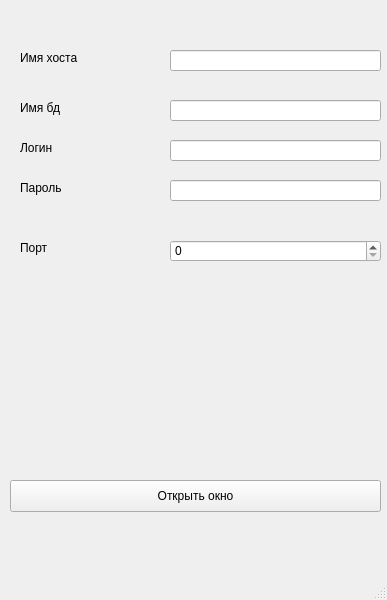
<?xml version="1.0" encoding="UTF-8"?>
<ui version="4.0">
 <class>MainWindow</class>
 <widget class="QMainWindow" name="MainWindow">
  <property name="enabled">
   <bool>true</bool>
  </property>
  <property name="geometry">
   <rect>
    <x>0</x>
    <y>0</y>
    <width>387</width>
    <height>600</height>
   </rect>
  </property>
  <property name="windowTitle">
   <string>MainWindow</string>
  </property>
  <widget class="QWidget" name="centralwidget">
   <widget class="QLabel" name="label">
    <property name="geometry">
     <rect>
      <x>20</x>
      <y>50</y>
      <width>91</width>
      <height>16</height>
     </rect>
    </property>
    <property name="text">
     <string>Имя хоста</string>
    </property>
   </widget>
   <widget class="QPushButton" name="pushButton">
    <property name="geometry">
     <rect>
      <x>10</x>
      <y>480</y>
      <width>371</width>
      <height>32</height>
     </rect>
    </property>
    <property name="text">
     <string>Открыть окно</string>
    </property>
   </widget>
   <widget class="QLineEdit" name="lineEdit">
    <property name="geometry">
     <rect>
      <x>170</x>
      <y>50</y>
      <width>211</width>
      <height>21</height>
     </rect>
    </property>
   </widget>
   <widget class="QLineEdit" name="lineEdit_2">
    <property name="geometry">
     <rect>
      <x>170</x>
      <y>100</y>
      <width>211</width>
      <height>21</height>
     </rect>
    </property>
   </widget>
   <widget class="QLineEdit" name="lineEdit_3">
    <property name="geometry">
     <rect>
      <x>170</x>
      <y>140</y>
      <width>211</width>
      <height>21</height>
     </rect>
    </property>
   </widget>
   <widget class="QLineEdit" name="lineEdit_4">
    <property name="geometry">
     <rect>
      <x>170</x>
      <y>180</y>
      <width>211</width>
      <height>21</height>
     </rect>
    </property>
   </widget>
   <widget class="QLabel" name="label_2">
    <property name="geometry">
     <rect>
      <x>20</x>
      <y>100</y>
      <width>58</width>
      <height>16</height>
     </rect>
    </property>
    <property name="text">
     <string>Имя бд</string>
    </property>
   </widget>
   <widget class="QLabel" name="label_3">
    <property name="geometry">
     <rect>
      <x>20</x>
      <y>140</y>
      <width>58</width>
      <height>16</height>
     </rect>
    </property>
    <property name="text">
     <string>Логин</string>
    </property>
   </widget>
   <widget class="QLabel" name="label_4">
    <property name="geometry">
     <rect>
      <x>20</x>
      <y>180</y>
      <width>58</width>
      <height>16</height>
     </rect>
    </property>
    <property name="text">
     <string>Пароль</string>
    </property>
   </widget>
   <widget class="QLabel" name="label_5">
    <property name="geometry">
     <rect>
      <x>20</x>
      <y>240</y>
      <width>58</width>
      <height>16</height>
     </rect>
    </property>
    <property name="text">
     <string>Порт </string>
    </property>
   </widget>
   <widget class="QSpinBox" name="spinBox">
    <property name="geometry">
     <rect>
      <x>170</x>
      <y>240</y>
      <width>211</width>
      <height>22</height>
     </rect>
    </property>
   </widget>
  </widget>
  <widget class="QMenuBar" name="menubar">
   <property name="geometry">
    <rect>
     <x>0</x>
     <y>0</y>
     <width>387</width>
     <height>39</height>
    </rect>
   </property>
  </widget>
  <widget class="QStatusBar" name="statusbar"/>
 </widget>
 <resources/>
 <connections/>
</ui>
